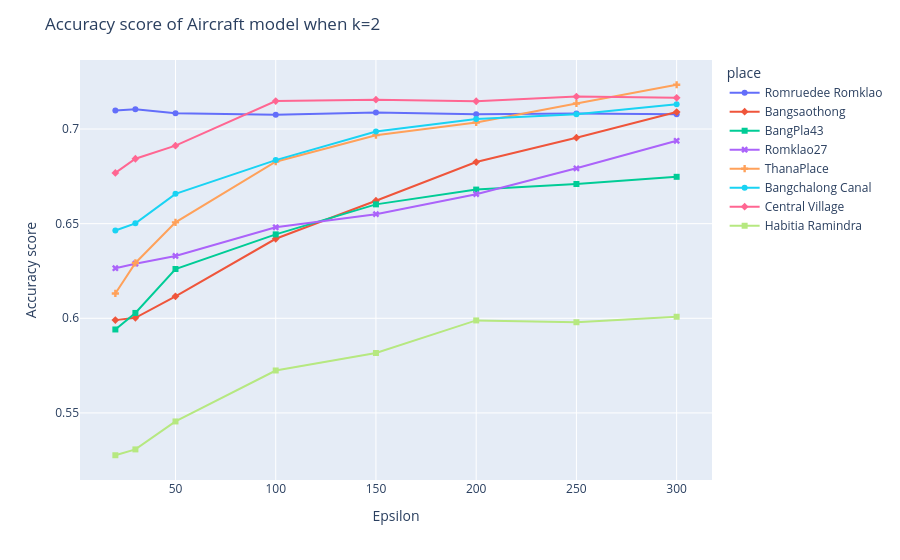

The code cell stored with this chart in its notebook:
### Code cell
fig = px.line(df_viz_k_2, x="dbscan_epsilon", y="accuracy score", color="place", symbol="place")
fig.update_layout(title='Accuracy score of Aircraft model when k=2',
                   xaxis_title='Epsilon',
                   yaxis_title='Accuracy score')

fig.show()

### Figure 1 — Plotly figure (JSON) as saved in the notebook; plotly's stock layout.template omitted (floating-point values rounded to 4 significant figures)
{"data": [{"hovertemplate": "place=Romruedee Romklao<br>dbscan_epsilon=%{x}<br>accuracy score=%{y}<extra></extra>", "legendgroup": "Romruedee Romklao", "line": {"color": "#636efa", "dash": "solid"}, "marker": {"symbol": "circle"}, "mode": "markers+lines", "name": "Romruedee Romklao", "orientation": "v", "showlegend": true, "type": "scatter", "x": [20, 30, 50, 100, 150, 200, 250, 300], "xaxis": "x", "y": [0.7098, 0.7104, 0.7084, 0.7076, 0.7088, 0.7078, 0.7082, 0.7079], "yaxis": "y"}, {"hovertemplate": "place=Bangsaothong<br>dbscan_epsilon=%{x}<br>accuracy score=%{y}<extra></extra>", "legendgroup": "Bangsaothong", "line": {"color": "#EF553B", "dash": "solid"}, "marker": {"symbol": "diamond"}, "mode": "markers+lines", "name": "Bangsaothong", "orientation": "v", "showlegend": true, "type": "scatter", "x": [20, 30, 50, 100, 150, 200, 250, 300], "xaxis": "x", "y": [0.599, 0.6002, 0.6116, 0.642, 0.6621, 0.6825, 0.6954, 0.709], "yaxis": "y"}, {"hovertemplate": "place=BangPla43<br>dbscan_epsilon=%{x}<br>accuracy score=%{y}<extra></extra>", "legendgroup": "BangPla43", "line": {"color": "#00cc96", "dash": "solid"}, "marker": {"symbol": "square"}, "mode": "markers+lines", "name": "BangPla43", "orientation": "v", "showlegend": true, "type": "scatter", "x": [20, 30, 50, 100, 150, 200, 250, 300], "xaxis": "x", "y": [0.5941, 0.6028, 0.626, 0.6443, 0.6602, 0.668, 0.671, 0.6748], "yaxis": "y"}, {"hovertemplate": "place=Romklao27<br>dbscan_epsilon=%{x}<br>accuracy score=%{y}<extra></extra>", "legendgroup": "Romklao27", "line": {"color": "#ab63fa", "dash": "solid"}, "marker": {"symbol": "x"}, "mode": "markers+lines", "name": "Romklao27", "orientation": "v", "showlegend": true, "type": "scatter", "x": [20, 30, 50, 100, 150, 200, 250, 300], "xaxis": "x", "y": [0.6265, 0.6288, 0.6329, 0.6481, 0.655, 0.6656, 0.6792, 0.6938], "yaxis": "y"}, {"hovertemplate": "place=ThanaPlace<br>dbscan_epsilon=%{x}<br>accuracy score=%{y}<extra></extra>", "legendgroup": "ThanaPlace", "line": {"color": "#FFA15A", "dash": "solid"}, "marker": {"symbol": "cross"}, "mode": "markers+lines", "name": "ThanaPlace", "orientation": "v", "showlegend": true, "type": "scatter", "x": [20, 30, 50, 100, 150, 200, 250, 300], "xaxis": "x", "y": [0.6131, 0.6292, 0.6507, 0.6828, 0.6968, 0.7035, 0.7135, 0.7234], "yaxis": "y"}, {"hovertemplate": "place=Bangchalong Canal<br>dbscan_epsilon=%{x}<br>accuracy score=%{y}<extra></extra>", "legendgroup": "Bangchalong Canal", "line": {"color": "#19d3f3", "dash": "solid"}, "marker": {"symbol": "circle"}, "mode": "markers+lines", "name": "Bangchalong Canal", "orientation": "v", "showlegend": true, "type": "scatter", "x": [20, 30, 50, 100, 150, 200, 250, 300], "xaxis": "x", "y": [0.6464, 0.6502, 0.6657, 0.6836, 0.6987, 0.7053, 0.7078, 0.7131], "yaxis": "y"}, {"hovertemplate": "place=Central Village<br>dbscan_epsilon=%{x}<br>accuracy score=%{y}<extra></extra>", "legendgroup": "Central Village", "line": {"color": "#FF6692", "dash": "solid"}, "marker": {"symbol": "diamond"}, "mode": "markers+lines", "name": "Central Village", "orientation": "v", "showlegend": true, "type": "scatter", "x": [20, 30, 50, 100, 150, 200, 250, 300], "xaxis": "x", "y": [0.6768, 0.6843, 0.6912, 0.7148, 0.7155, 0.7147, 0.7171, 0.7165], "yaxis": "y"}, {"hovertemplate": "place=Habitia Ramindra<br>dbscan_epsilon=%{x}<br>accuracy score=%{y}<extra></extra>", "legendgroup": "Habitia Ramindra", "line": {"color": "#B6E880", "dash": "solid"}, "marker": {"symbol": "square"}, "mode": "markers+lines", "name": "Habitia Ramindra", "orientation": "v", "showlegend": true, "type": "scatter", "x": [20, 30, 50, 100, 150, 200, 250, 300], "xaxis": "x", "y": [0.5276, 0.5307, 0.5455, 0.5724, 0.5816, 0.5989, 0.5979, 0.6008], "yaxis": "y"}], "layout": {"legend": {"title": {"text": "place"}, "tracegroupgap": 0}, "margin": {"t": 60}, "title": {"text": "Accuracy score of Aircraft model when k=2"}, "xaxis": {"anchor": "y", "domain": [0, 1], "title": {"text": "Epsilon"}}, "yaxis": {"anchor": "x", "domain": [0, 1], "title": {"text": "Accuracy score"}}}}
